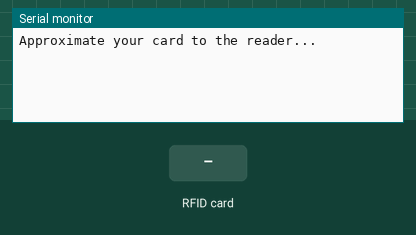
Recording of a sketch running on a simulated Arduino Uno, built with avr-gcc and run on an emulated ATmega328P. Shown: the last lines printed to the serial monitor. The test bench sets the inputs (shaded band).

Above: at 1.2 s.
1.3 s: RFID card 00 00 00 00 held to the reader
At 2.5 s:
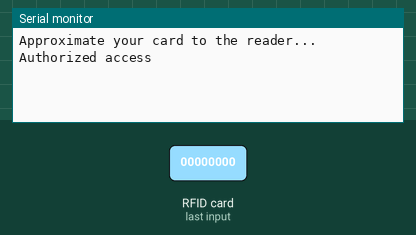
2.8 s: RFID card 5E 7A 19 C4 held to the reader
At 5.9 s:
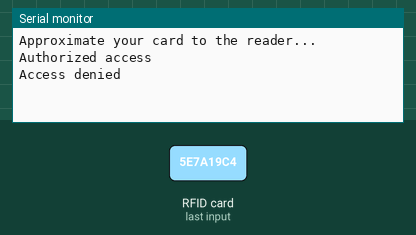

The sketch:

rfid.ino
```cpp
#include <SPI.h>
#include <MFRC522.h>

#define SDA_PIN 10
#define RST_PIN 9

MFRC522 mfrc522(SDA_PIN, RST_PIN);   // Init MFRC522 module

// mfrc522.uid.uidByte is 10 byte. Cards and tags are usually 4 bytes so we use only that
const byte REGISTERED_CARD[10] = {0x00, 0x00, 0x00, 0x00};

// Compares 10 bytes from read card against our REGISTERED_CARD
bool check_access(byte rfid[10], byte card[10])
{
  for (byte i = 0; i < 10; i++)
  {
    if (rfid[i] != card[i])
    {
      return false;
    }
  }

  return true;
}

void setup()
{
  Serial.begin(9600);   // Init a serial communication
  SPI.begin();          // Init SPI bus
  mfrc522.PCD_Init();   // Init MFRC522
  Serial.println("Approximate your card to the reader...");
}

void loop()
{
  // Do nothing if no card/tag is nearby
  if ( ! mfrc522.PICC_IsNewCardPresent() || ! mfrc522.PICC_ReadCardSerial() )
  {
    return;
  }

  if (check_access(mfrc522.uid.uidByte, REGISTERED_CARD))
  {
    Serial.println("Authorized access");
    delay(4000); // wait 4s before trying to read again
  }
  else
  {
    Serial.println("Access denied");
    delay(4000); // wait 4s before trying to read again
  }
}
```

Measured:
- after the input at 1.3 s, the serial monitor: prints a new line at once (image 1)
- after the input at 2.8 s, the serial monitor: prints a new line after 2.5 s (image 2)
